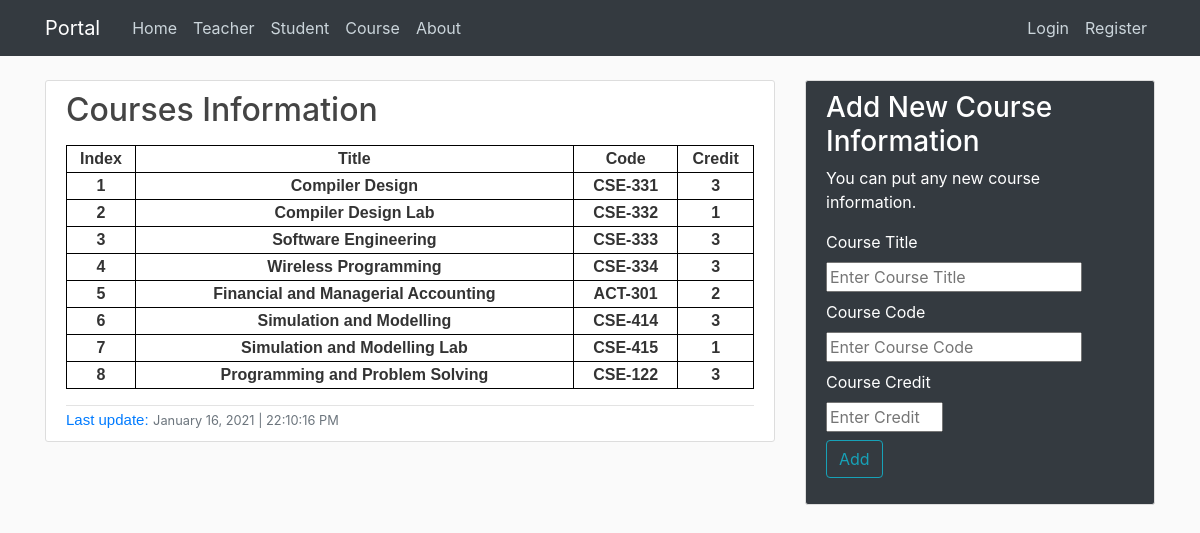
Screenshot of /course/ with the database file from the repository.
### DBmanage/models.py (models this page shows, shortened)
class Course(models.Model):
    title = models.CharField(max_length=100)
    code = models.CharField(max_length=10)
    credit = models.IntegerField(default=None)
    date_posted = models.DateTimeField(default=timezone.now)
    author = models.ForeignKey(User, on_delete=models.CASCADE)

### DBmanage/views.py (the view)
# urls.py: path('course/', views.course, name='portal-course'),
def course(request):
    for d in Course.objects.all():
        date_posted = d.date_posted
    context = {
        'courses' : Course.objects.all(),
        'date_posted' : date_posted,
        'title' : 'Course',
    }
    if request.method == 'POST':
        if request.POST.get('title') and request.POST.get('code') and request.POST.get('credit'):
            cr = Course()
            cr.title = request.POST.get('title')
            cr.code = request.POST.get('code')
            cr.credit = request.POST.get('credit')
            cr.author = User.objects.filter(username='Alif').first()
            cr.save()
            return render(request, 'portal/course.html', context)
    else:
        return render(request, 'portal/course.html', context)

### DBmanage/templates/portal/course.html (shortened to what this page needs)
{% extends 'portal/base.html' %}
{% block content %}
<article class="media content-section">
    <div class="media-body">
        <h2><a class="article-title" href="{% url 'portal-course' %}">Courses Information</a></h2>
        <p class="article-content">
            <table class="center">
                <tr>
                    <th>Index</th>
                    <th>Title</th>
                    <th>Code</th>
                    <th>Credit</th>
                </tr>
                {% for course in courses %}
                    <tr>
                        <th>{{ course.id }}</th>
                        <th>{{ course.title }}</th>
                        <th>{{ course.code}}</th>
                        <th>{{ course.credit}}</th>
                    </tr>
                {% endfor %}
            </table>
        </p>
        <div class="article-metadata">
            <a class="update" href="#">Last update:</a>
            <small class="text-muted">{{ date_posted|date:"F d, Y | H:i:s A" }}</small>
        </div>
    </div>
</article>
{% endblock content %}

### DBmanage/static/portal/style.css (style rules this page uses)
body { background: #fafafa; color: #333333; margin-top: 5rem; }
h1, h2, h3, h4, h5, h6 { color: #444444; }
.center { margin: auto; text-align: center; width: 100%; font-size: medium; font-family: Verdana, Geneva, Tahoma, sans-serif; }
table, th, tr { border: 1px solid black; }
.update { font: 15px sans-serif; }
.content-section { background: #ffffff; padding: 10px 20px; border: 1px solid #dddddd; border-radius: 3px; margin-bottom: 20px; }
.article-title { margin: auto; color: #444444; }
.article-content { white-space: normal; }
.article-metadata { padding-top: 1px; margin-top: 4px; border-top: 1px solid #e3e3e3 }

### rows the page displays
Course: id "1", title "Compiler Design", code "CSE-331", credit "3"
Course: id "2", title "Compiler Design Lab", code "CSE-332", credit "1"
Course: id "3", title "Software Engineering", code "CSE-333", credit "3"
Course: id "4", title "Wireless Programming", code "CSE-334", credit "3"
Course: id "5", title "Financial and Managerial Accounting", code "ACT-301", credit "2"
Course: id "6", title "Simulation and Modelling", code "CSE-414", credit "3"
Course: id "7", title "Simulation and Modelling Lab", code "CSE-415", credit "1"
Course: id "8", title "Programming and Problem Solving", code "CSE-122", credit "3", date_posted "January 16, 2021 | 22:10:16 PM"
